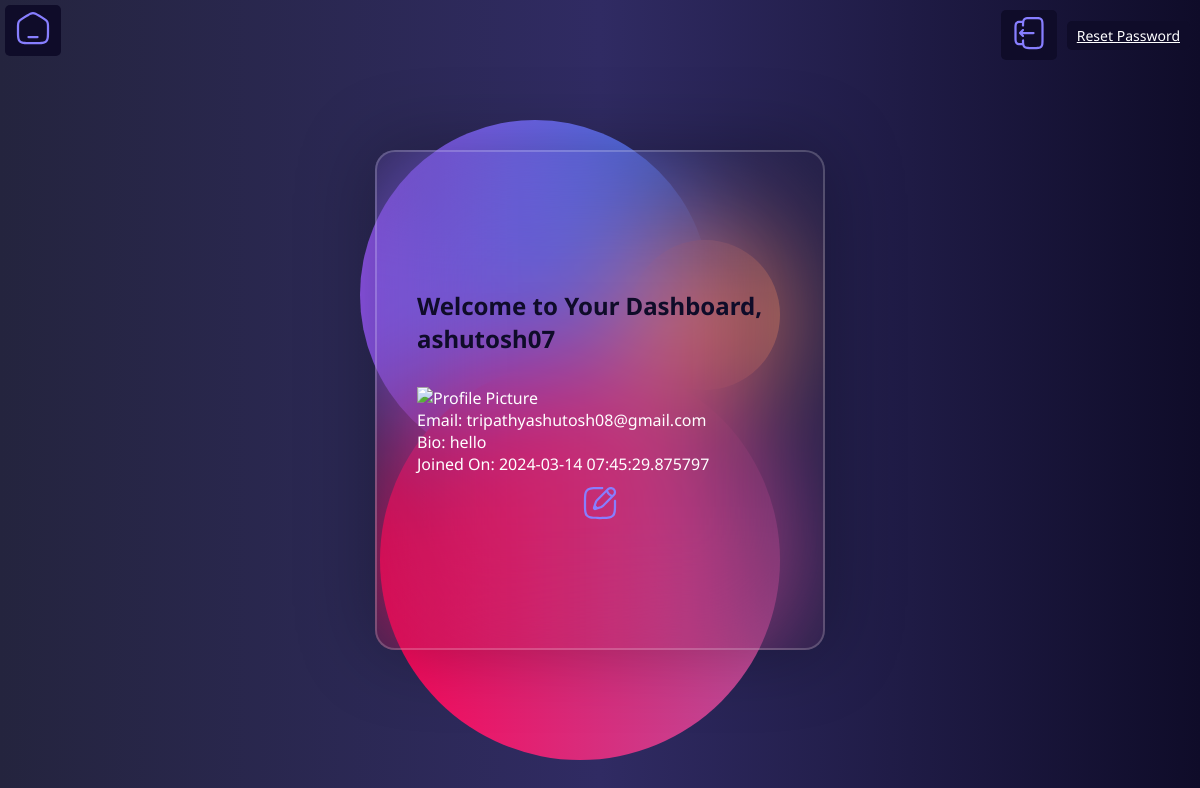
Page /dashboard (signed in) on the earlier database version.
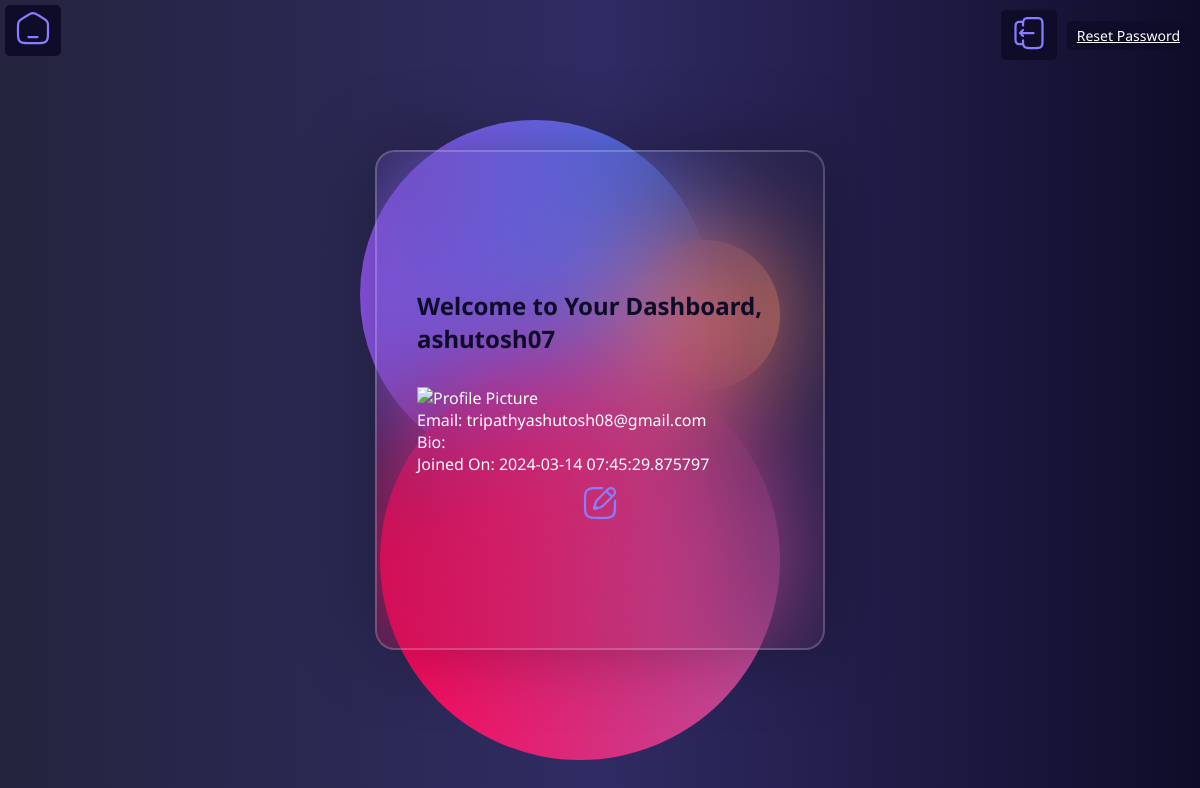
Same page on the later database version.
### app.py (models this page shows)
class User(UserMixin, db.Model):
    id = db.Column(db.Integer, primary_key=True)
    username = db.Column(db.String(80), unique=True, nullable=False)
    email = db.Column(db.String(80), unique=True, nullable=False)
    password = db.Column(db.String(80), nullable=False)
    joined_on = db.Column(db.DateTime, default=datetime.utcnow)  # Added joined_on field
    bio = db.Column(db.Text)  # Added bio field
    profile_picture = db.Column(db.LargeBinary)

### app.py (the view)
@app.route('/dashboard')
@login_required
def dashboard():
    profile_picture_data = current_user.profile_picture
    if profile_picture_data:
        profile_picture_base64 = base64.b64encode(profile_picture_data).decode('utf-8')
    else:
        with open('static/default_profile_picture.png', 'rb') as f:
            profile_picture_base64 = base64.b64encode(f.read()).decode('utf-8')
    return render_template('dashboard.html', current_user=current_user, profile_picture_base64=profile_picture_base64)

### app.py (called while the page is built)
@login_manager.user_loader
def load_user(user_id):
    return User.query.get(int(user_id))

### templates/dashboard.html (shortened to what this page needs)
<!DOCTYPE html>
<html lang="en">
<head>
  <link href="https://cdn.jsdelivr.net/npm/remixicon@2.5.0/fonts/remixicon.css" rel="stylesheet" />
</head>
<body>
  <section>
    <div>
      <div class="circle-1"></div>
      <div class="circle-2"></div>
      <div class="circle-3"></div>
      <div class="card">
        <h1 class="card-title">
          Welcome to Your Dashboard, {{ current_user.username }}
        </h1>
        <br />
        {% if current_user.profile_picture %}
        <img alt="Profile Picture">
        {% endif %}
        <p>Email: {{ current_user.email }}</p>
        <p>Bio: {{ current_user.bio }}</p>
        <p>Joined On: {{ current_user.joined_on }}</p>
        <a href="{{ url_for('edit_profile') }}"><img src="/static/edit.svg" width="36" height="36" alt="edit"
            class="invert-white"></a>
      </div>
      <div class="top-right-buttons">
        <a href="{{ url_for('logout') }}"> <img src="/static/logout.svg" width="36" height="36" alt="edit"
            class="invert-white"></a><br />
        <a href="{{ url_for('forgot_password') }}">Reset Password</a>
      </div>
      <div class="home">
        <a href="{{ url_for('home') }}"><img src="/static/home.svg" width="36" height="36" alt="edit"
            class="invert-white">
        </a>
      </div>
    </div>
  </section>
</body>
</html>

### templates/dashboard.html (style rules this page uses)
html { height: 100%; }
* { box-sizing: border-box; padding: 0px; margin: 0px; }
body { width: 100%; height: 100%; background: #fff; font-family: "Noto Sans", sans-serif; background: #0f0c29; background: -webkit-linear-gradient(to right, #24243e, #302b63, #0f0c29); background: linear-gradient(to right, #24243e, #302b63, #0f0c29); }
section { height: 100vh; width: 100%; display: flex; flex-direction: column; justify-content: center; align-items: center; position: relative; }
.circle-1 { position: absolute; top: 15%; left: 30%; background: #4776e6; background: -webkit-linear-gradient(to right, #8e54e9, #4776e6); background: linear-gradient(to right, #8e54e9, #4776e6); height: 350px; width: 350px; border-radius: 50%; }
.circle-2 { position: absolute; bottom: 5%; right: 35%; background: #bc4e9c; background: -webkit-linear-gradient(to right, #f80759, #bc4e9c); background: linear-gradient(to right, #f80759, #bc4e9c); height: 400px; width: 400px; border-radius: 50%; }
.circle-3 { position: absolute; top: 30%; right: 35%; background-color: #ff3cac; background: #ff9966; background: -webkit-linear-gradient(to right, #ff5e62, #ff9966); background: linear-gradient(to right, #ff5e62, #ff9966); height: 150px; width: 150px; border-radius: 50%; }
.card { height: 500px; width: 450px; border-radius: 20px; background: rgba(39, 39, 39, 0.1); backdrop-filter: blur(60px); -webkit-backdrop-filter: blur(60px); z-index: 10; display: flex; flex-direction: column; justify-content: center; padding: 40px; color: #fff; border: 2px solid rgba(255, 255, 255, 0.2); box-shadow: 0 0 80px rgba(0, 0, 0, 0.3); }
.card-title { color: #0f0c29; font-size: 24px; margin-top: 10px; margin-bottom: 10px; }
.card>a { display: flex; align-items: center; justify-content: center; margin-top: 10px; }
.circle-1 { animation: bounce 4s linear infinite; }
.circle-2 { animation: bounce 4s linear infinite 1s; }
.circle-3 { animation: bounce 4s linear infinite 2s; }
.top-right-buttons { position: absolute; top: 0; right: 0; padding: 10px; display: flex; align-items: center; }
.top-right-buttons a { margin-left: 10px; padding: 5px 10px; border: none; border-radius: 5px; background-color: #0f0c29; color: white; cursor: pointer; font-size: 14px; }
.home { top: 0; left: 0; position: absolute; padding: 5px 10px; margin-top: 5px; margin-left: 5px; display: flex; align-items: center; border: none; border-radius: 5px; background-color: #0f0c29; color: white; cursor: pointer; font-size: 18px; text-align: center; }

Differences in the rows shown:
changed User "ashutosh07": bio "hello" → (not shown)
